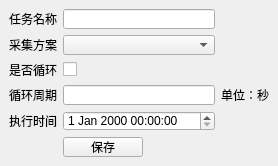
<?xml version="1.0" encoding="UTF-8"?>
<ui version="4.0">
 <class>MainWindow</class>
 <widget class="QMainWindow" name="MainWindow">
  <property name="geometry">
   <rect>
    <x>0</x>
    <y>0</y>
    <width>278</width>
    <height>166</height>
   </rect>
  </property>
  <property name="sizePolicy">
   <sizepolicy hsizetype="Preferred" vsizetype="Maximum">
    <horstretch>0</horstretch>
    <verstretch>0</verstretch>
   </sizepolicy>
  </property>
  <property name="minimumSize">
   <size>
    <width>278</width>
    <height>166</height>
   </size>
  </property>
  <property name="maximumSize">
   <size>
    <width>278</width>
    <height>166</height>
   </size>
  </property>
  <property name="windowTitle">
   <string>MainWindow</string>
  </property>
  <widget class="QWidget" name="centralwidget">
   <layout class="QVBoxLayout" name="verticalLayout">
    <item>
     <layout class="QGridLayout" name="gridLayout">
      <item row="0" column="0">
       <widget class="QLabel" name="label_2">
        <property name="text">
         <string>任务名称</string>
        </property>
       </widget>
      </item>
      <item row="0" column="1">
       <widget class="QLineEdit" name="lineEdit"/>
      </item>
      <item row="1" column="0">
       <widget class="QLabel" name="label">
        <property name="text">
         <string>采集方案</string>
        </property>
       </widget>
      </item>
      <item row="1" column="1">
       <widget class="QComboBox" name="comboBox"/>
      </item>
      <item row="2" column="0">
       <widget class="QLabel" name="label_3">
        <property name="text">
         <string>是否循环</string>
        </property>
       </widget>
      </item>
      <item row="2" column="1">
       <widget class="QCheckBox" name="checkBox">
        <property name="text">
         <string/>
        </property>
       </widget>
      </item>
      <item row="3" column="0">
       <widget class="QLabel" name="label_4">
        <property name="text">
         <string>循环周期</string>
        </property>
       </widget>
      </item>
      <item row="3" column="1">
       <widget class="QLineEdit" name="lineEdit_2"/>
      </item>
      <item row="3" column="2">
       <widget class="QLabel" name="label_5">
        <property name="text">
         <string>单位：秒</string>
        </property>
       </widget>
      </item>
      <item row="4" column="0">
       <widget class="QLabel" name="label_6">
        <property name="text">
         <string>执行时间</string>
        </property>
       </widget>
      </item>
      <item row="4" column="1">
       <widget class="QDateTimeEdit" name="dateTimeEdit"/>
      </item>
      <item row="5" column="1">
       <widget class="QPushButton" name="pushButton">
        <property name="sizePolicy">
         <sizepolicy hsizetype="Fixed" vsizetype="Fixed">
          <horstretch>0</horstretch>
          <verstretch>0</verstretch>
         </sizepolicy>
        </property>
        <property name="minimumSize">
         <size>
          <width>0</width>
          <height>0</height>
         </size>
        </property>
        <property name="text">
         <string>保存</string>
        </property>
       </widget>
      </item>
     </layout>
    </item>
   </layout>
  </widget>
 </widget>
 <resources/>
 <connections/>
</ui>
